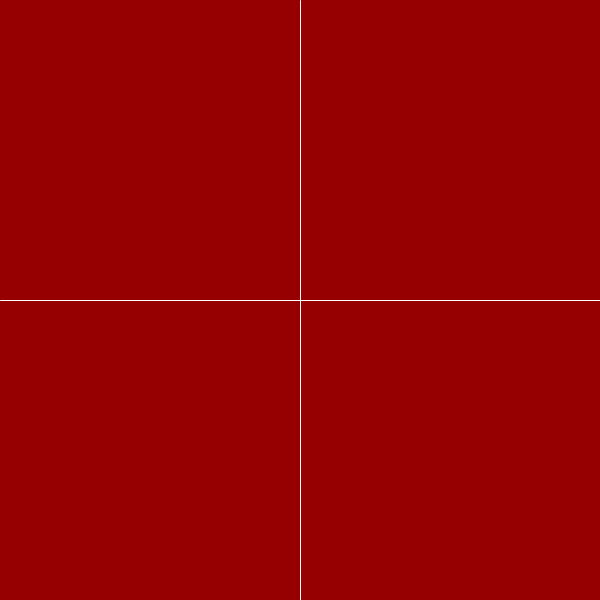
Frame 1 (no input)
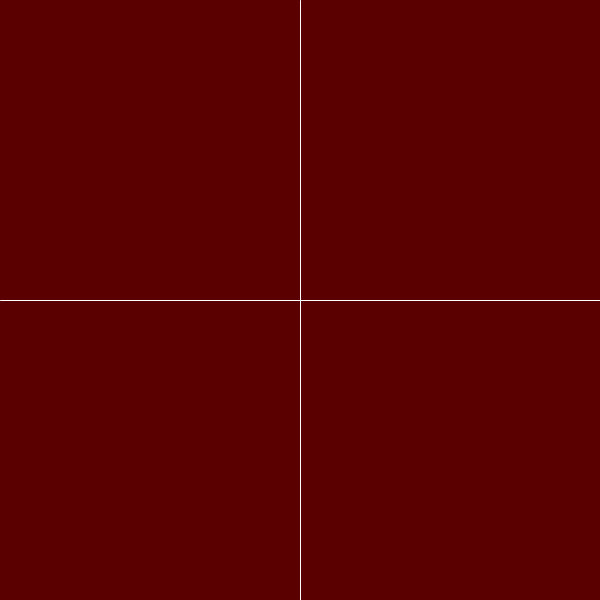
Frame 60 (the mouse pressed at the canvas centre just before this capture)
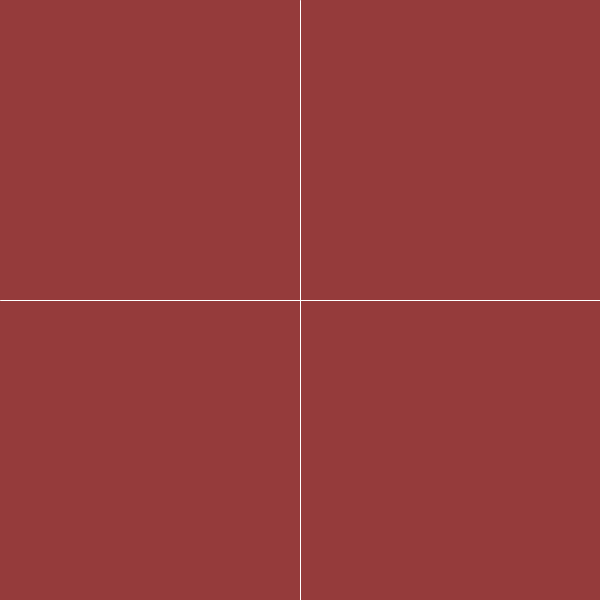
Frame 120 (the mouse held since frame 60 and released just before this capture)

The Processing sketch that drew these frames (run headless with seeded random() and noise(); from frame 60 on, the mouse is pressed at the canvas centre):

// Processing sketch: Class2_4
// ── Class2_4.pde
float r = 150;
float g = 0;
float b = 0;

void setup() {
  size(600, 600);
  frameRate(120);
}

//--------- red -------------------------------------------
void draw() {
  background(r, g, b);
  stroke(255);
  line(width/2, 0, width/2, height);
  if (mouseX<(width/2))
  {
    r=r-1;
  } else
  {
    r=r+1;
  }

  if (r>255) {
    r = 255;
  } else if (r<0) {
    r=0;
  }
  //--------- blue -------------------------------------------
  stroke(255);
  line(0, height/2, width, height/2);
  if (mouseY<(height/2))
  {
    b=b-1;
  } else
  {
    b=b+1;
  }
  b = constrain(b, 0, 255);
  
  //--------- green -------------------------------------------
  if (mousePressed)
  {
    g=g+1;
  } else
  {
    g=g-1;
  }
  g = constrain(g, 0, 255);
}
